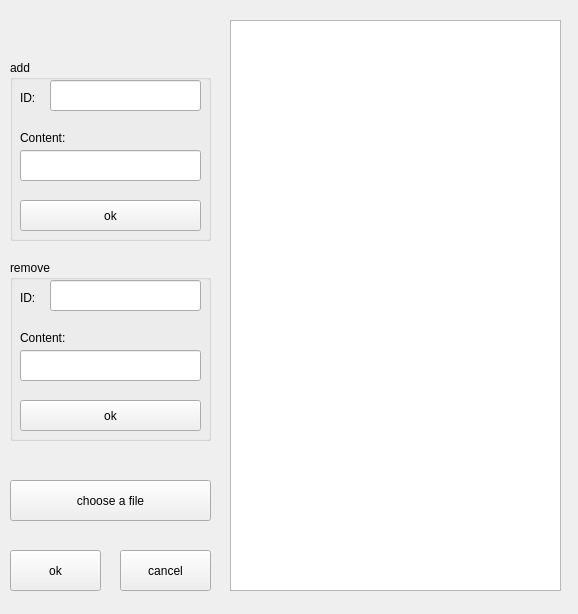
<?xml version="1.0" encoding="UTF-8"?>
<ui version="4.0">
 <class>BaseWork</class>
 <widget class="QWidget" name="BaseWork">
  <property name="geometry">
   <rect>
    <x>0</x>
    <y>0</y>
    <width>578</width>
    <height>614</height>
   </rect>
  </property>
  <property name="windowTitle">
   <string>Form</string>
  </property>
  <property name="accessibleName">
   <string/>
  </property>
  <widget class="QTableView" name="QuestView">
   <property name="geometry">
    <rect>
     <x>230</x>
     <y>20</y>
     <width>331</width>
     <height>571</height>
    </rect>
   </property>
  </widget>
  <widget class="QGroupBox" name="AddC">
   <property name="geometry">
    <rect>
     <x>10</x>
     <y>60</y>
     <width>201</width>
     <height>181</height>
    </rect>
   </property>
   <property name="title">
    <string>add</string>
   </property>
   <widget class="QLineEdit" name="lineEdit4AddID">
    <property name="geometry">
     <rect>
      <x>40</x>
      <y>20</y>
      <width>151</width>
      <height>31</height>
     </rect>
    </property>
   </widget>
   <widget class="QPushButton" name="pushButton4Add">
    <property name="geometry">
     <rect>
      <x>10</x>
      <y>140</y>
      <width>181</width>
      <height>31</height>
     </rect>
    </property>
    <property name="text">
     <string>ok</string>
    </property>
   </widget>
   <widget class="QLabel" name="label_2">
    <property name="geometry">
     <rect>
      <x>10</x>
      <y>30</y>
      <width>72</width>
      <height>15</height>
     </rect>
    </property>
    <property name="text">
     <string>ID:</string>
    </property>
   </widget>
   <widget class="QLineEdit" name="lineEdit4Add">
    <property name="geometry">
     <rect>
      <x>10</x>
      <y>90</y>
      <width>181</width>
      <height>31</height>
     </rect>
    </property>
   </widget>
   <widget class="QLabel" name="label_3">
    <property name="geometry">
     <rect>
      <x>10</x>
      <y>70</y>
      <width>72</width>
      <height>15</height>
     </rect>
    </property>
    <property name="text">
     <string>Content:</string>
    </property>
   </widget>
  </widget>
  <widget class="QPushButton" name="OKBut">
   <property name="geometry">
    <rect>
     <x>10</x>
     <y>550</y>
     <width>91</width>
     <height>41</height>
    </rect>
   </property>
   <property name="text">
    <string>ok</string>
   </property>
  </widget>
  <widget class="QPushButton" name="CancleBut">
   <property name="geometry">
    <rect>
     <x>120</x>
     <y>550</y>
     <width>91</width>
     <height>41</height>
    </rect>
   </property>
   <property name="text">
    <string>cancel</string>
   </property>
  </widget>
  <widget class="QLabel" name="label">
   <property name="geometry">
    <rect>
     <x>20</x>
     <y>10</y>
     <width>161</width>
     <height>21</height>
    </rect>
   </property>
   <property name="text">
    <string/>
   </property>
  </widget>
  <widget class="QGroupBox" name="AddC_2">
   <property name="geometry">
    <rect>
     <x>10</x>
     <y>260</y>
     <width>201</width>
     <height>181</height>
    </rect>
   </property>
   <property name="title">
    <string>remove</string>
   </property>
   <widget class="QLineEdit" name="lineEdit4RemoveID">
    <property name="geometry">
     <rect>
      <x>40</x>
      <y>20</y>
      <width>151</width>
      <height>31</height>
     </rect>
    </property>
   </widget>
   <widget class="QPushButton" name="pushButton4Remove">
    <property name="geometry">
     <rect>
      <x>10</x>
      <y>140</y>
      <width>181</width>
      <height>31</height>
     </rect>
    </property>
    <property name="text">
     <string>ok</string>
    </property>
   </widget>
   <widget class="QLabel" name="label_4">
    <property name="geometry">
     <rect>
      <x>10</x>
      <y>30</y>
      <width>72</width>
      <height>15</height>
     </rect>
    </property>
    <property name="text">
     <string>ID:</string>
    </property>
   </widget>
   <widget class="QLineEdit" name="lineEdit4Remove">
    <property name="geometry">
     <rect>
      <x>10</x>
      <y>90</y>
      <width>181</width>
      <height>31</height>
     </rect>
    </property>
   </widget>
   <widget class="QLabel" name="label_5">
    <property name="geometry">
     <rect>
      <x>10</x>
      <y>70</y>
      <width>72</width>
      <height>15</height>
     </rect>
    </property>
    <property name="text">
     <string>Content:</string>
    </property>
   </widget>
  </widget>
  <widget class="QPushButton" name="pushButton4Imp">
   <property name="geometry">
    <rect>
     <x>10</x>
     <y>480</y>
     <width>201</width>
     <height>41</height>
    </rect>
   </property>
   <property name="text">
    <string>choose a file</string>
   </property>
  </widget>
 </widget>
 <resources/>
 <connections/>
</ui>
